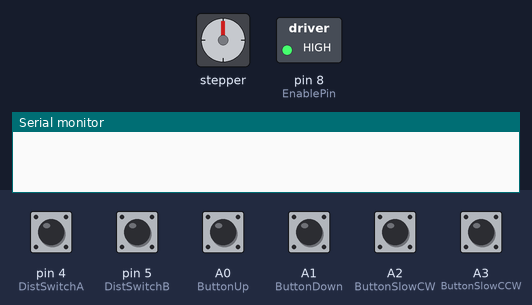
Recording of a sketch running on a simulated Arduino Uno, built with avr-gcc and run on an emulated ATmega328P. On the bench: stepper motor, switched loads named in the sketch (green lamp = pin HIGH), the last lines printed to the serial monitor. Inputs (shaded band) come from the test bench; at power-on: A0 (ButtonUp), A1 (ButtonDown), A2 (ButtonSlowCW), A3 (ButtonSlowCCW), pin 4 (DistSwitchA), pin 5 (DistSwitchB) HIGH. Stepper angles assume 200 steps per turn.

Above: at 1.2 s.
1.3 s: A2 (ButtonSlowCW) pulled LOW for 0.15 s
At 1.45 s:
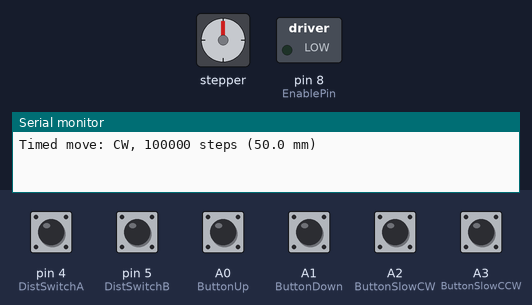
4.3 s: A0 (ButtonUp) pulled LOW for 0.15 s
At 5.3 s:
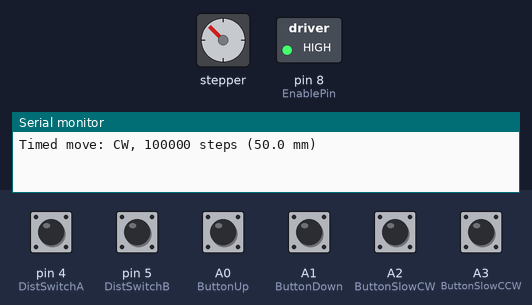
5.9 s: A3 (ButtonSlowCCW) pulled LOW for 0.15 s
At 6.05 s:
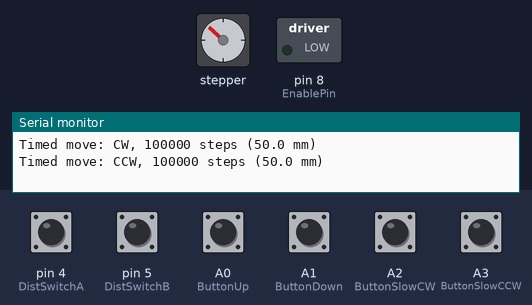
9.0 s: A1 (ButtonDown) pulled LOW for 1 s
At 11.2 s:
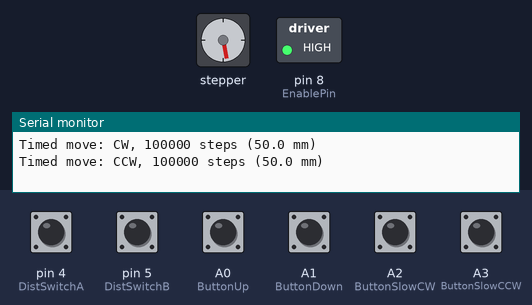
11.5 s: A0 (ButtonUp) pulled LOW for 1 s
At 13.2 s:
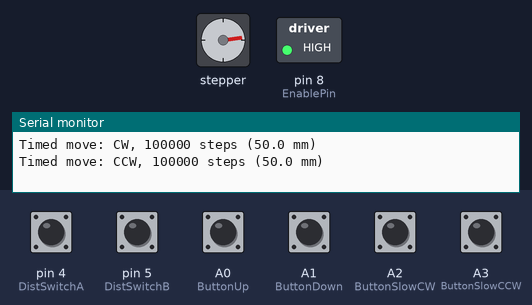
14.0 s: A1 (ButtonDown) pulled LOW for 0.15 s
At 15.1 s:
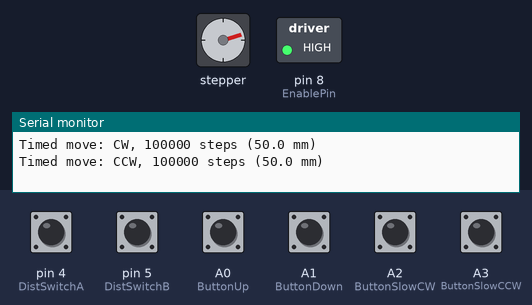
Timing chart, 0 to 16.6 s (numbered marks = the images above; inputs shaded):
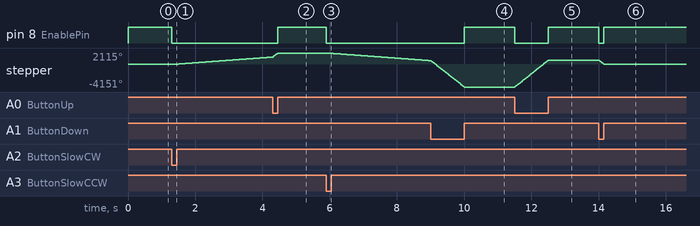

Measured:
- after the input at 1.3 s, pin 8 (EnablePin): HIGH → LOW at once; stepper: keeps turning clockwise at about 457°/s, starting at once
- after the input at 4.3 s, pin 8 (EnablePin): LOW → HIGH after 0.15 s
- after the input at 5.9 s, pin 8 (EnablePin): HIGH → LOW at once; stepper: keeps turning counter-clockwise at about 456°/s, starting at once
- after the input at 9.0 s, pin 8 (EnablePin): LOW → HIGH after 1.0 s
- after the input at 11.5 s, pin 8 (EnablePin): HIGH → LOW at once, → HIGH 1.0 s later; stepper: turns 4953° clockwise in 1.0 s, starting at once
- after the input at 14.0 s, pin 8 (EnablePin): HIGH → LOW at once, → HIGH 0.15 s later; stepper: turns 729° counter-clockwise in 0.15 s, starting at once

The sketch:

sketch_TCM2226_3pos_claude_proposal.ino
```cpp
#include <AccelStepper.h>

#define ButtonUp A0
#define ButtonDown A1
#define ButtonSlowCW A2
#define ButtonSlowCCW A3
#define EnablePin 8

// Three-position toggle switch (ON-OFF-ON)
// Middle terminal -> GND, outer terminals -> D4 and D5
// D4 side = 40 mm, center = 50 mm, D5 side = 60 mm
#define DistSwitchA 4
#define DistSwitchB 5

AccelStepper stepper(1, 7, 6); // (driver, step, dir)

// SLOW mode parameters
const float slowSpeed = 266.66;         // steps/s (1/8 microstepping)
const long stepsPerRev = 200L * 8;      // 1.8 deg motor x 1/8 microstep = 1600

// Spindle: M4 thread, 0.8 mm travel per revolution
const float mmPerRev = 0.8;

// SLOW mode travel distances in mm
// At 266.66 steps/s: 40 mm = 50 rev = 300 s, 50 mm = 62.5 rev = 375 s, 60 mm = 75 rev = 450 s
const float distMmA      = 40.0;   // switch toward D4 (original distance)
const float distMmCenter = 50.0;   // switch in center
const float distMmB      = 60.0;   // switch toward D5

// FAST mode: fraction of max speed
const float fastSpeedPercent = 0.5;

bool slowRunning = false;
int slowDirection = 1;

long slowStartPos = 0;      // position when the timed move started
long slowTargetSteps = 0;   // distance chosen by the switch for this move

bool lastSlowCW = HIGH;
bool lastSlowCCW = HIGH;

// Read the three-position switch and return the distance in steps
long getSlowDistanceSteps() {
  float mm;
  if (digitalRead(DistSwitchA) == LOW) {
    mm = distMmA;
  } else if (digitalRead(DistSwitchB) == LOW) {
    mm = distMmB;
  } else {
    mm = distMmCenter;
  }
  float revs = mm / mmPerRev;
  return (long)(revs * stepsPerRev + 0.5);  // round to nearest step
}

// Lock in the distance and start position at the beginning of a timed move
void startSlowMove(int direction) {
  slowDirection = direction;
  slowStartPos = stepper.currentPosition();
  slowTargetSteps = getSlowDistanceSteps();

  Serial.print("Timed move: ");
  Serial.print(direction > 0 ? "CW, " : "CCW, ");
  Serial.print(slowTargetSteps);
  Serial.print(" steps (");
  Serial.print(slowTargetSteps / (float)stepsPerRev * mmPerRev, 1);
  Serial.println(" mm)");
}

void setup() {

  pinMode(ButtonUp, INPUT_PULLUP);
  pinMode(ButtonDown, INPUT_PULLUP);
  pinMode(ButtonSlowCW, INPUT_PULLUP);
  pinMode(ButtonSlowCCW, INPUT_PULLUP);

  pinMode(DistSwitchA, INPUT_PULLUP);
  pinMode(DistSwitchB, INPUT_PULLUP);

  pinMode(EnablePin, OUTPUT);
  digitalWrite(EnablePin, HIGH); // driver OFF

  stepper.setMaxSpeed(10000); // max safe speed for NEMA 17 + 1/8 microstep
  Serial.begin(9600);
}

void loop() {

  bool slowCW = digitalRead(ButtonSlowCW);
  bool slowCCW = digitalRead(ButtonSlowCCW);

  // FAST CW
  if (digitalRead(ButtonUp) == LOW) {
    slowRunning = false;
    digitalWrite(EnablePin, LOW);
    stepper.setSpeed(stepper.maxSpeed() * fastSpeedPercent);
    stepper.runSpeed();
    return;
  }

  // FAST CCW
  if (digitalRead(ButtonDown) == LOW) {
    slowRunning = false;
    digitalWrite(EnablePin, LOW);
    stepper.setSpeed(-stepper.maxSpeed() * fastSpeedPercent);
    stepper.runSpeed();
    return;
  }

  // TOGGLE SLOW CW
  if (slowCW == LOW && lastSlowCW == HIGH) {
    slowRunning = !slowRunning;
    if (slowRunning) startSlowMove(1);
  }

  // TOGGLE SLOW CCW
  if (slowCCW == LOW && lastSlowCCW == HIGH) {
    slowRunning = !slowRunning;
    if (slowRunning) startSlowMove(-1);
  }

  lastSlowCW = slowCW;
  lastSlowCCW = slowCCW;

  if (slowRunning) {
    long travelled = abs(stepper.currentPosition() - slowStartPos);
    if (travelled < slowTargetSteps) {
      digitalWrite(EnablePin, LOW);
      stepper.setSpeed(slowSpeed * slowDirection);
      stepper.runSpeed();
    } else {
      slowRunning = false;
    }
  } else {
    digitalWrite(EnablePin, HIGH); // driver OFF -> no holding current
  }
}
```
